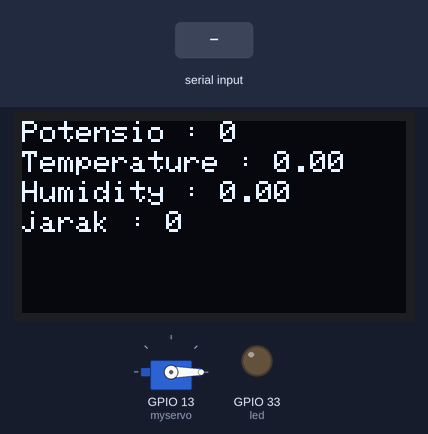
A sketch run on a simulated ESP32. Parts: servo, 128×64 one-colour display, output pins drawn as LEDs (lit = HIGH). The test bench sets the inputs (shaded band). Nothing arrives over Bluetooth unless stated; what the sketch prints to the serial monitor is not drawn.

Above: at 1.2 s.
1.3 s: "90,45,200\n" received over the second serial link
At 2.0 s:
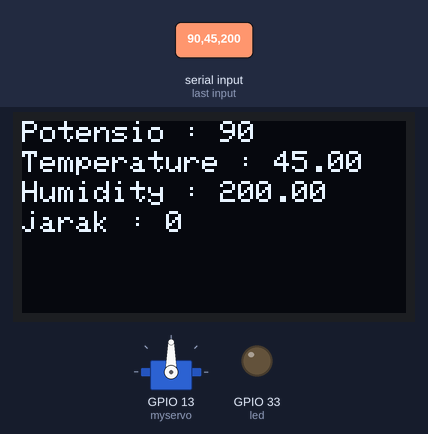
3.0 s: "30,150\n" received over the second serial link
At 4.0 s:
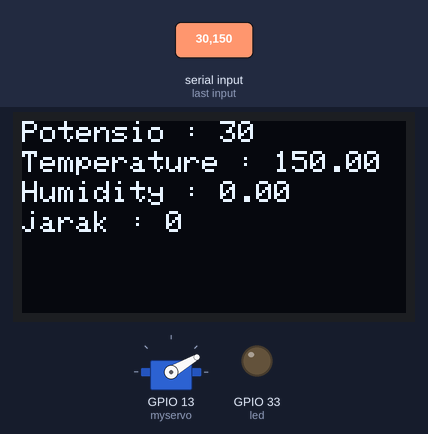
4.6 s: "90,45,200,10\n" received over the second serial link
At 5.9 s:
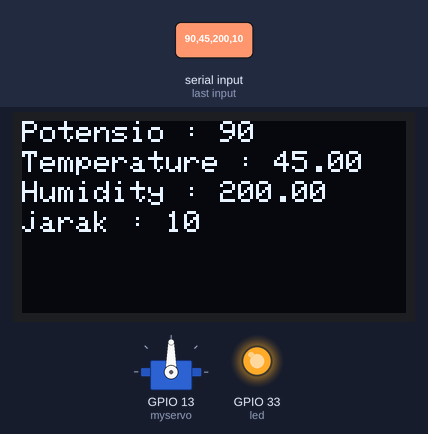
6.4 s: "200\n" received over the second serial link
At 7.2 s:
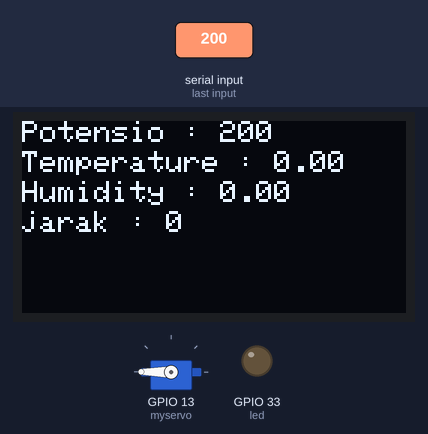
8.0 s: "30,150,10,200\n" received over the second serial link
At 9.3 s:
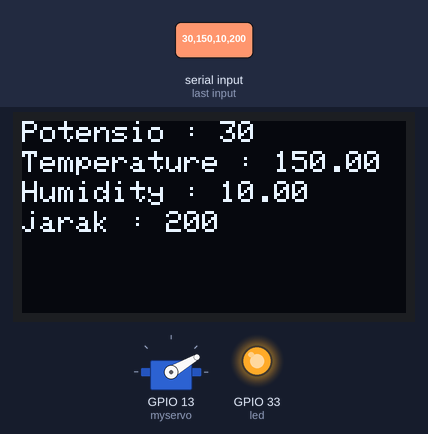
9.8 s: "5\n" received over the second serial link
At 11.3 s:
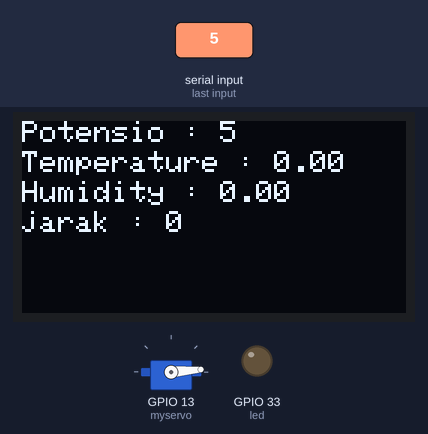
Timing chart, 0 to 12.3 s (numbered marks = the images above; inputs shaded):
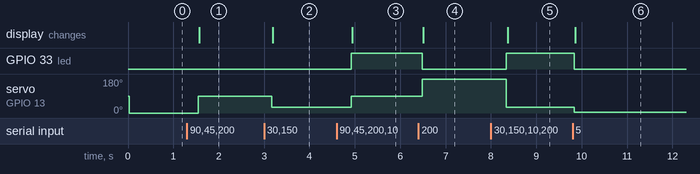

Measured:
- after the input at 1.3 s, servo on GPIO 13 (myservo): 0° → 90° after 0.25 s; the display: changes after 0.27 s (image 1)
- after the input at 3.0 s, servo on GPIO 13 (myservo): 90° → 30° after 0.17 s; the display: changes after 0.19 s (image 2)
- after the input at 4.6 s, GPIO 33 (led): LOW → HIGH after 0.32 s; servo on GPIO 13 (myservo): 30° → 90° after 0.32 s; the display: changes after 0.34 s (image 3)
- after the input at 6.4 s, GPIO 33 (led): HIGH → LOW after 0.09 s; servo on GPIO 13 (myservo): 90° → 180° after 0.09 s; the display: changes after 0.11 s (image 4)
- after the input at 8.0 s, GPIO 33 (led): LOW → HIGH after 0.34 s; servo on GPIO 13 (myservo): 180° → 30° after 0.34 s; the display: changes after 0.37 s (image 5)
- after the input at 9.8 s, GPIO 33 (led): HIGH → LOW at once; servo on GPIO 13 (myservo): 30° → 5° at once; the display: changes after 0.06 s (image 6)

The sketch:

SLAVE.ino
```cpp
#include "BluetoothSerial.h"
#include <analogWrite.h>
#include <Adafruit_GFX.h>
#include <ESP32_Servo.h>
#include <Adafruit_SSD1306.h>
#include <Wire.h>

Servo myservo;

const int led = 33;
int pot, jarak;
float temperature, Humidity;
const int lebar = 128;
const int tinggi = 64;
const int reset  = 4;
Adafruit_SSD1306 oled(lebar, tinggi, &Wire, reset);

#if !defined(CONFIG_BT_ENABLED) || !defined(CONFIG_BLUEDROID_ENABLED)
#error Bluetooth is not enabled! Please run `make menuconfig` to and enable it
#endif
BluetoothSerial SerialBT;

String Pembacaan;
char bacaData;

void setup() {
  pinMode(led, OUTPUT);
  myservo.attach(13);
  Serial.begin(9600);
  SerialBT.begin("Slave"); //Bluetooth device name
  Serial.println("The device started, now you can pair it with bluetooth!");
  oled.begin(SSD1306_SWITCHCAPVCC, 0x3C);
  oled.clearDisplay();
}
void loop() {
  if (SerialBT.available() > 0) {
    bacaData = SerialBT.read();
    Pembacaan = Pembacaan + bacaData ;
    if (bacaData == '\n') {
      Serial.println("Pembacaan =" + Pembacaan);
      String l = getValue(Pembacaan, ',', 0);
      String m = getValue(Pembacaan, ',', 1);
      String n = getValue(Pembacaan, ',', 2);
      String o = getValue(Pembacaan, ',', 3);

      pot = l.toInt();
      temperature = m.toInt();
      Humidity = n.toInt();
      jarak = o.toInt();

      Pembacaan = "";

    }
  }
  myservo.write(pot);              // tell servo to go to position in variable 'pos'

  // jarak

  if (jarak >= 6) {
    digitalWrite(led, HIGH);
  } else {
    digitalWrite(led, LOW);
  }

  // Oled
  oled.clearDisplay();
  oled.setTextSize(1);
  oled.setTextColor(WHITE);
  oled.setCursor(0, 0);
  oled.print ("Potensio : ");
  oled.println(pot);
  oled.setCursor(0, 10);
  oled.print ("Temperature : ");
  oled.println(temperature);
  oled.setCursor(0, 20);
  oled.print ("Humidity : ");
  oled.println(Humidity);
  oled.setCursor(0, 30);
  oled.print ("jarak : ");
  oled.println(jarak);
  oled.display();

}

String getValue(String data, char separator, int index)
{
  int found = 0;
  int strIndex[] = {0, -1};
  int maxIndex = data.length() - 1;

  for (int i = 0; i <= maxIndex && found <= index; i++) {
    if (data.charAt(i) == separator || i == maxIndex) {
      found++;
      strIndex[0] = strIndex[1] + 1;
      strIndex[1] = (i == maxIndex) ? i + 1 : i;
    }
  }
  return found > index ? data.substring (strIndex[0],strIndex[1]) : "";
}

// 22-04-2022
```
